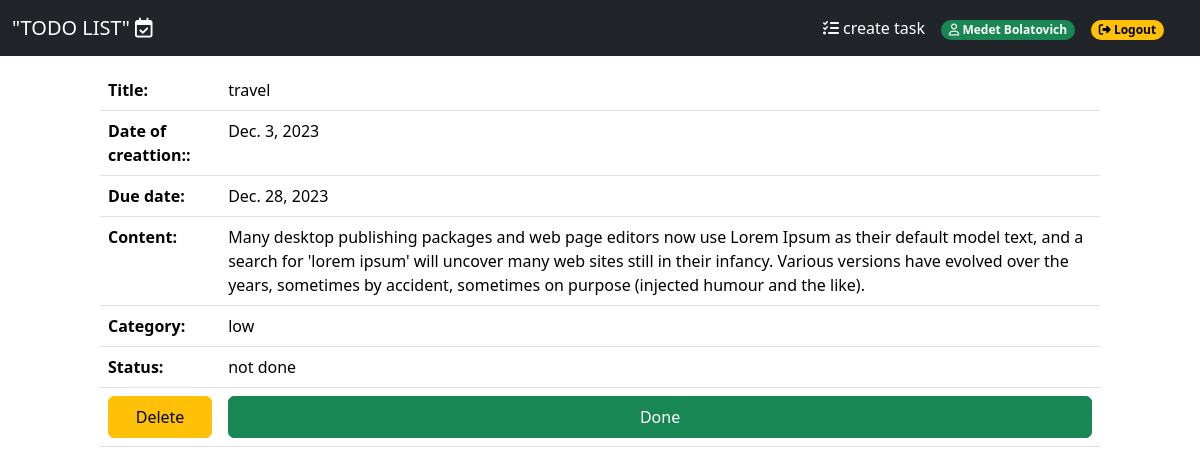
Screenshot of /detail/13/ (signed in) with the database file from the repository.
### app/models.py (models this page shows)
class Todolist(models.Model):
    title = models.CharField(max_length=250)
    content = models.TextField(blank=True)
    created = models.DateField(default=timezone.now().strftime("%Y-%m-%d"))
    due_date = models.DateField(default=timezone.now().strftime("%Y-%m-%d"))
    category = models.ForeignKey(Category, on_delete=models.PROTECT)
    user = models.ForeignKey(User, on_delete=models.CASCADE)
    status = models.BooleanField(verbose_name="Status", default=False, null=True, blank=True)
    class Meta:
        ordering = ['-created']

class Category(models.Model):
    name = models.CharField(max_length=30)
    class Meta:
        verbose_name = "Category"
        verbose_name_plural = "Categories"
    def __str__(self):
        return self.name

### app/views.py (the view, shortened to what this page needs)
# urls.py: path('detail/<int:pk>/', TodoDetailView.as_view(), name='detail'),
class TodoDetailView(View):
    def get(self, request, pk):
        todo = Todolist.objects.get(user=request.user.id, pk=pk)
        context = {'info':todo}
        return render(request, 'detail.html', context)

### templates/detail.html (shortened to what this page needs)
{% extends "base.html" %}
{% block content %}
<div class="container">
            <table class="table mx-auto d-block" style="width: 1000px;">
                <tr>
                    <th> Title: </th>
                    <td> {{ info.title }} </td>
                </tr>
                <tr>
                    <th> Date of creattion:: </th>
                    <td> {{ info.created }} </td>
                </tr>
                <tr>
                    <th> Due date: </th>
                    <td> {{ info.due_date }} </td>
                </tr>
                <tr>
                    <th> Content: </th>
                    <td> {{ info.content }} </td>
                </tr>
                <tr>
                    <th> Category: </th>
                    <td> {{ info.category }} </td>
                </tr>
                <tr>
                    <th> Status: </th>
                    <td> {% if info.status %} done {% else %} not done {% endif %} </td>
                </tr>
                <tr>
                    <form method="post">
                    <td>
                        <a class="btn btn-warning w-100 py-2" href="{% url 'delete' info.pk %}" class="delete"> Delete </a>
                    </td>
                    <td>
                        <button class="btn btn-success w-100 py-2" type="submit"> Done </button>
                    </td>
                    </form>
                </tr>
            </table>
</div>
{% endblock %}

### templates/base.html (shortened to what this page needs)
{% load static %}
<!DOCTYPE html>
<html lang="en">
<head>
    <link href="https://cdn.jsdelivr.net/npm/bootstrap@5.3.2/dist/css/bootstrap.min.css" rel="stylesheet">
</head>
<body>
    <nav class="navbar navbar-expand-md navbar-dark fixed-top bg-dark">
        <div class="container-fluid">
            <a class="navbar-brand" href="{% url 'todolist' %}"> "TODO LIST" <i class="fa-regular fa-calendar-check"></i></a>
            <div class="offcanvas offcanvas-end text-bg-dark" tabindex="-1" id="offcanvasNavbar2" aria-labelledby="offcanvasNavbar2Label">
                <div class="offcanvas-body">
                    <ul class="navbar-nav justify-content-end flex-grow-1 pe-3">
                        {% if request.user.is_authenticated %}
                        <li class="nav-item">
                            <a class="nav-link active" aria-current="page" href="{% url 'todocreate' %}"><i class="fa-solid fa-list-check"></i> create task</a>
                        </li>
                        <li class="nav-item">
                            <span class="nav-link active" aria-current="page"><span class="badge text-bg-success rounded-pill" > <i class="fa-regular fa-user"></i>   {{ request.user.first_name }} </span></span>
                        </li>
                        <li class="nav-item">
                            <a class="nav-link active" aria-current="page" href="{% url 'logout' %}"> <span class="badge text-bg-warning rounded-pill"><i class="fa-solid fa-right-from-bracket"></i>  Logout</span> </a>
                        </li>
                        {% endif %}
                    </ul>
                </div>
            </div>
        </div>
    </nav>
    <div style="margin-top: 70px;">
        {% block content %}
        {% endblock %}
    </div>
</body>
</html>

### rows the page displays
Todolist: title "travel", created "Dec. 3, 2023", due_date "Dec. 28, 2023", content "Many desktop publishing packages and web page editors now use Lorem Ipsum as their default model text, and a search for 'lorem ipsum' will uncover many web sites still in their infancy. Various versions have evolved over the years, sometimes by accident, sometimes on purpose (injected humour and the like).", category "low"

### other values shown
{{ request.user.first_name }} "Medet Bolatovich"
